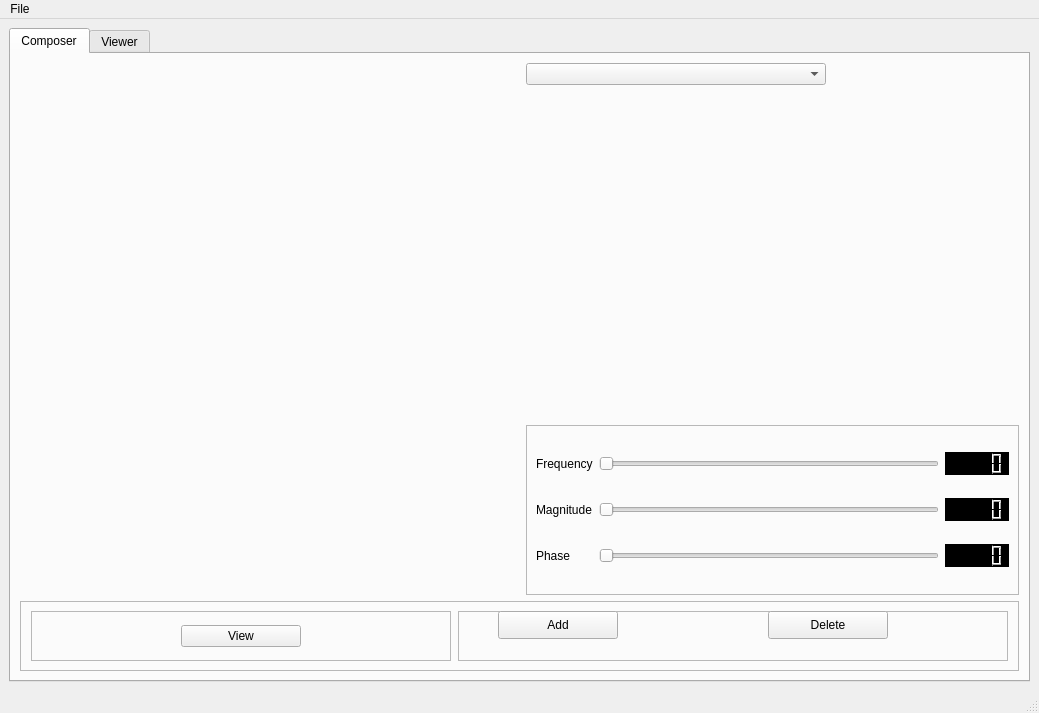
<?xml version="1.0" encoding="UTF-8"?>
<ui version="4.0">
 <class>MainWindow</class>
 <widget class="QMainWindow" name="MainWindow">
  <property name="geometry">
   <rect>
    <x>0</x>
    <y>0</y>
    <width>1039</width>
    <height>713</height>
   </rect>
  </property>
  <property name="windowTitle">
   <string>MainWindow</string>
  </property>
  <widget class="QWidget" name="centralwidget">
   <layout class="QGridLayout" name="gridLayout_5">
    <item row="0" column="0">
     <widget class="QTabWidget" name="tabWidget">
      <property name="sizePolicy">
       <sizepolicy hsizetype="Expanding" vsizetype="Expanding">
        <horstretch>3</horstretch>
        <verstretch>0</verstretch>
       </sizepolicy>
      </property>
      <property name="autoFillBackground">
       <bool>false</bool>
      </property>
      <property name="currentIndex">
       <number>0</number>
      </property>
      <widget class="QWidget" name="tab">
       <attribute name="title">
        <string>Composer</string>
       </attribute>
       <layout class="QGridLayout" name="gridLayout">
        <item row="0" column="2">
         <widget class="QComboBox" name="signalsBoxComposer">
          <property name="maximumSize">
           <size>
            <width>300</width>
            <height>16777215</height>
           </size>
          </property>
         </widget>
        </item>
        <item row="1" column="2">
         <widget class="PlotWidget" name="graph1composer" native="true">
          <property name="sizePolicy">
           <sizepolicy hsizetype="MinimumExpanding" vsizetype="Preferred">
            <horstretch>0</horstretch>
            <verstretch>0</verstretch>
           </sizepolicy>
          </property>
         </widget>
        </item>
        <item row="2" column="2">
         <widget class="QFrame" name="frame_5">
          <property name="maximumSize">
           <size>
            <width>16777215</width>
            <height>170</height>
           </size>
          </property>
          <property name="frameShape">
           <enum>QFrame::StyledPanel</enum>
          </property>
          <property name="frameShadow">
           <enum>QFrame::Raised</enum>
          </property>
          <layout class="QGridLayout" name="gridLayout_2">
           <item row="0" column="0">
            <widget class="QLabel" name="label_3">
             <property name="text">
              <string>Frequency</string>
             </property>
            </widget>
           </item>
           <item row="0" column="1">
            <widget class="QSlider" name="frequencySliderComposer">
             <property name="orientation">
              <enum>Qt::Horizontal</enum>
             </property>
            </widget>
           </item>
           <item row="0" column="2">
            <widget class="QLCDNumber" name="frequencyBoxComposer">
             <property name="styleSheet">
              <string notr="true">QLCDNumber{
    color: rgb(255, 255, 255);    
    background-color: rgb(0, 0, 0);
}</string>
             </property>
            </widget>
           </item>
           <item row="1" column="0">
            <widget class="QLabel" name="label_4">
             <property name="text">
              <string>Magnitude</string>
             </property>
            </widget>
           </item>
           <item row="1" column="1">
            <widget class="QSlider" name="magnitudeSliderComposer">
             <property name="orientation">
              <enum>Qt::Horizontal</enum>
             </property>
            </widget>
           </item>
           <item row="1" column="2">
            <widget class="QLCDNumber" name="magnitudeBoxComposer">
             <property name="styleSheet">
              <string notr="true">QLCDNumber{
    color: rgb(255, 255, 255);    
    background-color: rgb(0, 0, 0);
}</string>
             </property>
            </widget>
           </item>
           <item row="2" column="0">
            <widget class="QLabel" name="label_5">
             <property name="text">
              <string>Phase</string>
             </property>
            </widget>
           </item>
           <item row="2" column="1">
            <widget class="QSlider" name="phaseSliderComposer">
             <property name="orientation">
              <enum>Qt::Horizontal</enum>
             </property>
            </widget>
           </item>
           <item row="2" column="2">
            <widget class="QLCDNumber" name="phaseBoxComposer">
             <property name="styleSheet">
              <string notr="true">QLCDNumber{
    color: rgb(255, 255, 255);    
    background-color: rgb(0, 0, 0);
}</string>
             </property>
            </widget>
           </item>
          </layout>
         </widget>
        </item>
        <item row="3" column="0" colspan="3">
         <widget class="QFrame" name="frame_4">
          <property name="maximumSize">
           <size>
            <width>16777215</width>
            <height>70</height>
           </size>
          </property>
          <property name="frameShape">
           <enum>QFrame::StyledPanel</enum>
          </property>
          <property name="frameShadow">
           <enum>QFrame::Raised</enum>
          </property>
          <layout class="QGridLayout" name="gridLayout_3">
           <item row="1" column="1">
            <widget class="QFrame" name="frame_6">
             <property name="maximumSize">
              <size>
               <width>550</width>
               <height>16777215</height>
              </size>
             </property>
             <property name="layoutDirection">
              <enum>Qt::LeftToRight</enum>
             </property>
             <property name="frameShape">
              <enum>QFrame::StyledPanel</enum>
             </property>
             <property name="frameShadow">
              <enum>QFrame::Raised</enum>
             </property>
             <widget class="QPushButton" name="deleteButtonComposer">
              <property name="geometry">
               <rect>
                <x>310</x>
                <y>0</y>
                <width>120</width>
                <height>28</height>
               </rect>
              </property>
              <property name="maximumSize">
               <size>
                <width>120</width>
                <height>16777215</height>
               </size>
              </property>
              <property name="autoFillBackground">
               <bool>false</bool>
              </property>
              <property name="text">
               <string>Delete</string>
              </property>
             </widget>
             <widget class="QPushButton" name="addButtonComposer">
              <property name="geometry">
               <rect>
                <x>40</x>
                <y>0</y>
                <width>120</width>
                <height>28</height>
               </rect>
              </property>
              <property name="maximumSize">
               <size>
                <width>120</width>
                <height>16777215</height>
               </size>
              </property>
              <property name="autoFillBackground">
               <bool>false</bool>
              </property>
              <property name="text">
               <string>Add</string>
              </property>
             </widget>
            </widget>
           </item>
           <item row="1" column="0">
            <widget class="QFrame" name="frame_7">
             <property name="maximumSize">
              <size>
               <width>420</width>
               <height>16777215</height>
              </size>
             </property>
             <property name="autoFillBackground">
              <bool>false</bool>
             </property>
             <property name="frameShape">
              <enum>QFrame::StyledPanel</enum>
             </property>
             <property name="frameShadow">
              <enum>QFrame::Raised</enum>
             </property>
             <layout class="QGridLayout" name="gridLayout_9">
              <item row="0" column="0">
               <widget class="QPushButton" name="saveButtonComposer">
                <property name="maximumSize">
                 <size>
                  <width>120</width>
                  <height>16777215</height>
                 </size>
                </property>
                <property name="autoFillBackground">
                 <bool>false</bool>
                </property>
                <property name="text">
                 <string>View</string>
                </property>
               </widget>
              </item>
             </layout>
            </widget>
           </item>
          </layout>
         </widget>
        </item>
        <item row="1" column="1">
         <widget class="PlotWidget" name="graph2Composer" native="true">
          <property name="sizePolicy">
           <sizepolicy hsizetype="MinimumExpanding" vsizetype="Preferred">
            <horstretch>0</horstretch>
            <verstretch>0</verstretch>
           </sizepolicy>
          </property>
         </widget>
        </item>
       </layout>
      </widget>
      <widget class="QWidget" name="tab_2">
       <attribute name="title">
        <string>Viewer</string>
       </attribute>
       <layout class="QGridLayout" name="gridLayout_6">
        <item row="0" column="0">
         <widget class="PlotWidget" name="graph1Viewer" native="true">
          <property name="sizePolicy">
           <sizepolicy hsizetype="MinimumExpanding" vsizetype="Preferred">
            <horstretch>0</horstretch>
            <verstretch>0</verstretch>
           </sizepolicy>
          </property>
         </widget>
        </item>
        <item row="2" column="0">
         <widget class="PlotWidget" name="graph3Viewer" native="true">
          <property name="sizePolicy">
           <sizepolicy hsizetype="MinimumExpanding" vsizetype="Preferred">
            <horstretch>0</horstretch>
            <verstretch>0</verstretch>
           </sizepolicy>
          </property>
         </widget>
        </item>
        <item row="1" column="0">
         <widget class="PlotWidget" name="graph2Viewer" native="true">
          <property name="sizePolicy">
           <sizepolicy hsizetype="MinimumExpanding" vsizetype="Preferred">
            <horstretch>0</horstretch>
            <verstretch>0</verstretch>
           </sizepolicy>
          </property>
         </widget>
        </item>
        <item row="3" column="0">
         <widget class="QFrame" name="frame">
          <property name="sizePolicy">
           <sizepolicy hsizetype="Expanding" vsizetype="Preferred">
            <horstretch>0</horstretch>
            <verstretch>0</verstretch>
           </sizepolicy>
          </property>
          <property name="frameShape">
           <enum>QFrame::StyledPanel</enum>
          </property>
          <property name="frameShadow">
           <enum>QFrame::Raised</enum>
          </property>
          <layout class="QGridLayout" name="gridLayout_4">
           <item row="0" column="0">
            <widget class="QFrame" name="frame_2">
             <property name="sizePolicy">
              <sizepolicy hsizetype="MinimumExpanding" vsizetype="Preferred">
               <horstretch>0</horstretch>
               <verstretch>0</verstretch>
              </sizepolicy>
             </property>
             <property name="maximumSize">
              <size>
               <width>300</width>
               <height>16777215</height>
              </size>
             </property>
             <property name="frameShape">
              <enum>QFrame::StyledPanel</enum>
             </property>
             <property name="frameShadow">
              <enum>QFrame::Raised</enum>
             </property>
             <layout class="QGridLayout" name="gridLayout_8">
              <item row="2" column="0" colspan="2">
               <widget class="QPushButton" name="loadButtonViewer">
                <property name="sizePolicy">
                 <sizepolicy hsizetype="MinimumExpanding" vsizetype="Fixed">
                  <horstretch>0</horstretch>
                  <verstretch>0</verstretch>
                 </sizepolicy>
                </property>
                <property name="maximumSize">
                 <size>
                  <width>300</width>
                  <height>16777215</height>
                 </size>
                </property>
                <property name="text">
                 <string>Load</string>
                </property>
               </widget>
              </item>
              <item row="0" column="0" alignment="Qt::AlignLeft">
               <widget class="QLabel" name="FMaxLabel">
                <property name="text">
                 <string>&lt;html&gt;&lt;head/&gt;&lt;body&gt;&lt;p&gt;&lt;span style=&quot; font-size:12pt;&quot;&gt;FMax&lt;/span&gt;&lt;/p&gt;&lt;/body&gt;&lt;/html&gt;</string>
                </property>
               </widget>
              </item>
              <item row="0" column="1" alignment="Qt::AlignLeft">
               <widget class="QLCDNumber" name="FMaxBox">
                <property name="styleSheet">
                 <string notr="true">QLCDNumber{
    color: rgb(255, 255, 255);    
    background-color: rgb(0, 0, 0);
}</string>
                </property>
               </widget>
              </item>
             </layout>
            </widget>
           </item>
           <item row="0" column="1">
            <widget class="QFrame" name="frame_3">
             <property name="enabled">
              <bool>true</bool>
             </property>
             <property name="maximumSize">
              <size>
               <width>16777215</width>
               <height>100</height>
              </size>
             </property>
             <property name="frameShape">
              <enum>QFrame::StyledPanel</enum>
             </property>
             <property name="frameShadow">
              <enum>QFrame::Raised</enum>
             </property>
             <layout class="QGridLayout" name="gridLayout_7">
              <item row="5" column="3">
               <widget class="QLCDNumber" name="frequencyBoxViewer">
                <property name="styleSheet">
                 <string notr="true">QLCDNumber{
    color: rgb(255, 255, 255);    
    background-color: rgb(0, 0, 0);
}</string>
                </property>
               </widget>
              </item>
              <item row="5" column="1" colspan="2">
               <widget class="QSlider" name="samplingSliderViewer">
                <property name="sizePolicy">
                 <sizepolicy hsizetype="Expanding" vsizetype="Fixed">
                  <horstretch>2</horstretch>
                  <verstretch>0</verstretch>
                 </sizepolicy>
                </property>
                <property name="orientation">
                 <enum>Qt::Horizontal</enum>
                </property>
               </widget>
              </item>
              <item row="0" column="0">
               <widget class="QLabel" name="label">
                <property name="text">
                 <string>SNR</string>
                </property>
               </widget>
              </item>
              <item row="0" column="3">
               <widget class="QLCDNumber" name="SNRBox">
                <property name="styleSheet">
                 <string notr="true">QLCDNumber{
    color: rgb(255, 255, 255);    
    background-color: rgb(0, 0, 0);
}</string>
                </property>
               </widget>
              </item>
              <item row="5" column="0">
               <widget class="QLabel" name="label_2">
                <property name="text">
                 <string>Sampling Rate(Hz)</string>
                </property>
               </widget>
              </item>
              <item row="0" column="1" colspan="2">
               <widget class="QSlider" name="SNRSlider">
                <property name="sizePolicy">
                 <sizepolicy hsizetype="Expanding" vsizetype="Fixed">
                  <horstretch>2</horstretch>
                  <verstretch>0</verstretch>
                 </sizepolicy>
                </property>
                <property name="orientation">
                 <enum>Qt::Horizontal</enum>
                </property>
               </widget>
              </item>
              <item row="6" column="0">
               <widget class="QLabel" name="label_6">
                <property name="text">
                 <string>Sampling Rate(FMax)</string>
                </property>
               </widget>
              </item>
              <item row="6" column="1" colspan="2">
               <widget class="QSlider" name="normalizedSliderViewer">
                <property name="orientation">
                 <enum>Qt::Horizontal</enum>
                </property>
               </widget>
              </item>
              <item row="6" column="3">
               <widget class="QLCDNumber" name="normalizedBoxViewer">
                <property name="styleSheet">
                 <string notr="true">QLCDNumber{
    color: rgb(255, 255, 255);    
    background-color: rgb(0, 0, 0);
}</string>
                </property>
               </widget>
              </item>
             </layout>
            </widget>
           </item>
          </layout>
         </widget>
        </item>
       </layout>
      </widget>
     </widget>
    </item>
   </layout>
  </widget>
  <widget class="QMenuBar" name="menubar">
   <property name="geometry">
    <rect>
     <x>0</x>
     <y>0</y>
     <width>1039</width>
     <height>26</height>
    </rect>
   </property>
   <widget class="QMenu" name="menuFile">
    <property name="title">
     <string>File</string>
    </property>
    <addaction name="Save"/>
   </widget>
   <addaction name="menuFile"/>
  </widget>
  <widget class="QStatusBar" name="statusbar"/>
  <action name="Save">
   <property name="text">
    <string> Save as</string>
   </property>
  </action>
 </widget>
 <customwidgets>
  <customwidget>
   <class>PlotWidget</class>
   <extends>QWidget</extends>
   <header>pyqtgraph</header>
   <container>1</container>
  </customwidget>
 </customwidgets>
 <resources/>
 <connections/>
</ui>
